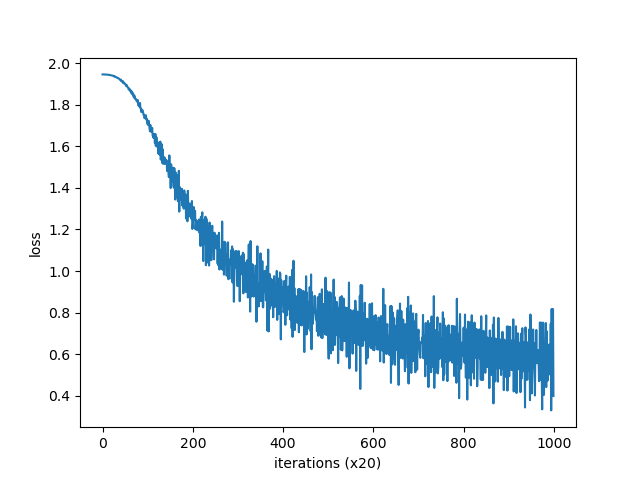

Generate this figure with Python:
from common.util import preprocess, create_contexts_target, convert_one_hot
from simple_cbow import SimpleCBOW
from common.optimizer import Adam
from common.trainer import Trainer
import sys
sys.path.append('..')

window_size = 1
hiden_size = 5
batch_size = 3
max_epoch = 1000

text = 'You say goodbye and I say hello.'
corpus, word_to_id, id_to_word = preprocess(text)

vocab_size = len(word_to_id)
contexts, target = create_contexts_target(corpus, window_size)
target = convert_one_hot(target, vocab_size)
contexts = convert_one_hot(contexts, vocab_size)

model = SimpleCBOW(vocab_size, hiden_size)
optimizer = Adam()
trainer = Trainer(model, optimizer)

trainer.fit(contexts, target, max_epoch, batch_size)
trainer.plot(file_name="train.png")

word_vecs = model.ward_vecs
for word_id, word in id_to_word.items():
    print(word, word_vecs[word_id])
